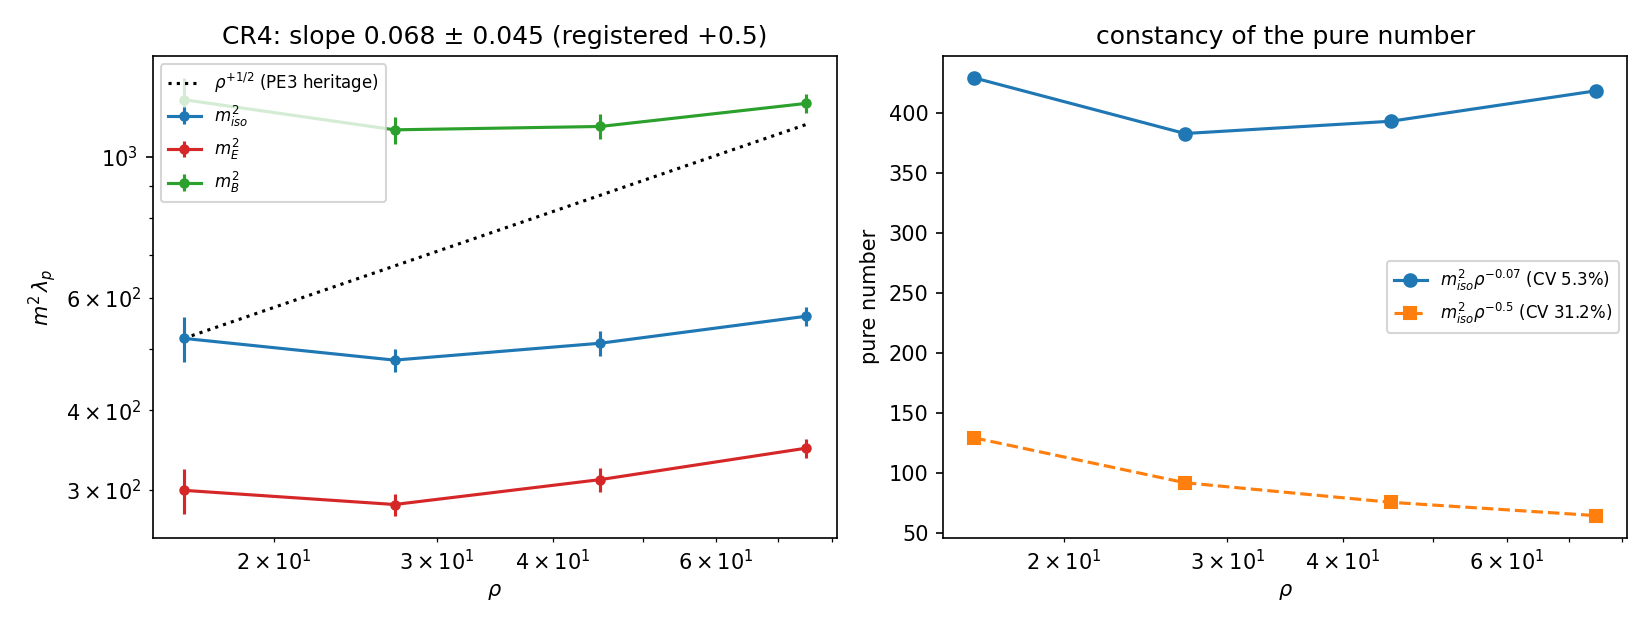

This chart was generated by the following Python code:
"""CR4 -- the pure constant of the vector mass m_A on the causal substrate:
does the PE3 heritage (m_A ~ sqrt(rho)) survive?

Pre-registered (CROSS_RELATIONS_II.md). On the SAME sprinklings as CR3
(crii_core seed formula): links = covering relations (C1 protocol),
plaquettes = minimal causal diamonds (W2 protocol), both bulk-filtered.

  C2^{mu nu} = (1/2 V_in) sum_links dtau e^mu e^nu     (C2_t = C2^00, C2_x = mean C2^ii)
  Pi_E = (1/V_in) sum_plaq sum_i (Om^{0i})^2 ;  Pi_B with spatial pairs
  m2_E = 4 C2_x/(lam_p Pi_E/3) ; m2_B = 4 C2_x/(lam_p Pi_B/3)
  m2_iso = 4 (C2_t + 3 C2_x)/(lam_p (Pi_E + Pi_B))          [lam_p = 1 declared]

O(1) convention factors declared; the recorded content is (a) the exponent,
(b) the constancy of the pure number across the sweep, (c) the E/B split
(cross-referenced to LIV_VECTOR: regulator artifact, reported not hidden).

REGISTERED HYPOTHESIS: natural causal units have one scale rho^{1/4}, so the
honest translation of PE3 (3D proxy, m_A ~ sqrt(rho_3D)) is s_m = +1/2 in
m2_iso * lam_p ~ rho^{s_m}. Pure-number candidate P = m2_iso * lam_p * rho^{-1/2}
(first measurement, no predicted value -- reported like CR1b's b).

KILL CRITERIA (pre-registered, from CROSS_RELATIONS_II.md):
  - heritage dies if |s_m - 0.5| > 3 sigma of the fit -> report as death of
    the inherited entry; record the measured exponent + its pure constant.
  - table entry closes ONLY if some m2 * lam_p * rho^{-s} (s measured) is
    constant across the sweep with CV < 20%; otherwise verdict "not constant".
  - regulator check: one density (rho=45) re-measured in the smaller box
    (E=2.56); |m2_small/m2_main - 1| > 0.2 -> report as IR-regulated (same
    status as CR3's H^2), not hidden.
"""

from __future__ import annotations

import json
from datetime import datetime, timezone
from pathlib import Path

import matplotlib

matplotlib.use("Agg")
import matplotlib.pyplot as plt
import numpy as np

import crii_core as core

HERE = Path(__file__).resolve().parent
LAMBDA_P = 1.0   # declared (free weight, = the DEV's free K -- W4)
S_REGISTERED = 0.5


def measure(pts, bounds):
    C2, n_links = core.link_second_moment(pts, bounds)
    pe, pb, n_plaq = core.plaquette_moments(pts, bounds)
    c2_t = float(C2[0, 0])
    c2_x = float(np.mean([C2[1, 1], C2[2, 2], C2[3, 3]]))
    m2_E = 4.0 * c2_x / (LAMBDA_P * pe / 3.0) if pe > 0 else np.nan
    m2_B = 4.0 * c2_x / (LAMBDA_P * pb / 3.0) if pb > 0 else np.nan
    m2_iso = 4.0 * (c2_t + 3.0 * c2_x) / (LAMBDA_P * (pe + pb)) if pe + pb > 0 else np.nan
    return {"C2_t": c2_t, "C2_x": c2_x, "Pi_E": pe, "Pi_B": pb,
            "n_links_bulk": n_links, "n_plaq_bulk": n_plaq,
            "m2_E": m2_E, "m2_B": m2_B, "m2_iso": m2_iso,
            "EB_split_PiE_over_PiB": pe / pb if pb > 0 else np.nan}


def stats(vals):
    v = np.asarray(vals, float)
    return {"mean": float(np.mean(v)),
            "sem": float(np.std(v, ddof=1) / np.sqrt(len(v)))}


def main():
    rows = []
    m2_iso_seed = np.zeros((core.N_SEEDS, len(core.RHOS)))
    m2_E_seed = np.zeros_like(m2_iso_seed)
    m2_B_seed = np.zeros_like(m2_iso_seed)
    for k, rho in enumerate(core.RHOS):
        per_seed = []
        for s in range(core.N_SEEDS):
            pts, bounds = core.sprinkling(k, s)
            r = measure(pts, bounds)
            per_seed.append(r)
            m2_iso_seed[s, k] = r["m2_iso"]
            m2_E_seed[s, k] = r["m2_E"]
            m2_B_seed[s, k] = r["m2_B"]
            print(f"rho={rho:5.0f} seed={s}  N={len(pts):5d}  "
                  f"links={r['n_links_bulk']:6d} plaq={r['n_plaq_bulk']:5d}  "
                  f"m2_iso={r['m2_iso']:.4g}  E/B={r['EB_split_PiE_over_PiB']:.3f}",
                  flush=True)
        rows.append({"rho": rho,
                     "m2_iso": stats([r["m2_iso"] for r in per_seed]),
                     "m2_E": stats([r["m2_E"] for r in per_seed]),
                     "m2_B": stats([r["m2_B"] for r in per_seed]),
                     "EB_split": stats([r["EB_split_PiE_over_PiB"] for r in per_seed]),
                     "C2_t": stats([r["C2_t"] for r in per_seed]),
                     "C2_x": stats([r["C2_x"] for r in per_seed]),
                     "Pi_E": stats([r["Pi_E"] for r in per_seed]),
                     "Pi_B": stats([r["Pi_B"] for r in per_seed])})

    # exponent: per-seed log-log fit of m2_iso vs rho
    lr = np.log(np.asarray(core.RHOS))
    s_fits = [np.polyfit(lr, np.log(m2_iso_seed[s]), 1)[0]
              for s in range(core.N_SEEDS)]
    s_mean = float(np.mean(s_fits))
    s_sem = float(np.std(s_fits, ddof=1) / np.sqrt(len(s_fits)))
    heritage_dead = abs(s_mean - S_REGISTERED) > 3.0 * s_sem

    # pure-number constancy across the sweep (CV), registered s and measured s
    def cv_pure(m2_seed, s_exp):
        p = m2_seed.mean(axis=0) * np.asarray(core.RHOS) ** (-s_exp)
        return {"values": [float(x) for x in p],
                "mean": float(np.mean(p)),
                "cv": float(np.std(p, ddof=1) / np.mean(p))}

    pure = {
        "iso_s_registered_0.5": cv_pure(m2_iso_seed, S_REGISTERED),
        "iso_s_measured": cv_pure(m2_iso_seed, s_mean),
        "E_s_measured": cv_pure(m2_E_seed, s_mean),
        "B_s_measured": cv_pure(m2_B_seed, s_mean),
    }
    table_closes = pure["iso_s_measured"]["cv"] < 0.20

    # regulator check: rho=45 in the smaller box, same seeds
    k45 = core.RHOS.index(45.0)
    chk = []
    for s in range(core.N_SEEDS):
        pts, bounds = core.sprinkling(k45, s, extent=core.EXTENT_CHK,
                                      seed_base=core.SEED_BASE_CHK)
        chk.append(measure(pts, bounds)["m2_iso"])
    chk_stats = stats(chk)
    ratio_box = chk_stats["mean"] / rows[k45]["m2_iso"]["mean"]
    ir_regulated = abs(ratio_box - 1.0) > 0.20

    payload = {
        "rows": rows,
        "exponent_s": {"measured": s_mean, "sem": s_sem,
                       "registered_PE3_heritage": S_REGISTERED,
                       "per_seed": [float(x) for x in s_fits],
                       "heritage_dead": bool(heritage_dead)},
        "pure_numbers": pure,
        "table_closes_cv_lt_20pct": bool(table_closes),
        "box_check": {"rho": 45.0, "extent_small": core.EXTENT_CHK,
                      "m2_iso_small": chk_stats,
                      "m2_iso_main": rows[k45]["m2_iso"],
                      "ratio_small_over_main": float(ratio_box),
                      "ir_regulated": bool(ir_regulated)},
        "lambda_p_declared": LAMBDA_P,
        "_meta": {"timestamp": datetime.now(timezone.utc).isoformat(),
                  "numpy": np.__version__, "n_seeds": core.N_SEEDS,
                  "extent": core.EXTENT, "margin_frac": core.MARGIN_FRAC,
                  "seed_base": core.SEED_BASE},
    }
    (HERE / "CR4_ma_constant_data.json").write_text(json.dumps(payload, indent=2))

    fig, (ax1, ax2) = plt.subplots(1, 2, figsize=(11, 4.2))
    rr = np.asarray(core.RHOS)
    for arr, lab, c in [(m2_iso_seed, "iso", "tab:blue"),
                        (m2_E_seed, "E", "tab:red"),
                        (m2_B_seed, "B", "tab:green")]:
        m = arr.mean(axis=0)
        e = arr.std(axis=0, ddof=1) / np.sqrt(core.N_SEEDS)
        ax1.errorbar(rr, m, yerr=e, fmt="o-", color=c, ms=4, label=f"$m^2_{{{lab}}}$")
    ax1.plot(rr, m2_iso_seed.mean(axis=0)[0] * (rr / rr[0]) ** 0.5, "k:",
             label=r"$\rho^{+1/2}$ (PE3 heritage)")
    ax1.set_xscale("log"); ax1.set_yscale("log")
    ax1.set_xlabel(r"$\rho$"); ax1.set_ylabel(r"$m^2\,\lambda_p$")
    ax1.set_title(f"CR4: slope {s_mean:.3f} ± {s_sem:.3f} (registered +0.5)")
    ax1.legend(fontsize=8)

    p = pure["iso_s_measured"]["values"]
    ax2.plot(rr, p, "o-", color="tab:blue",
             label=rf"$m^2_{{iso}}\rho^{{-{s_mean:.2f}}}$ (CV {pure['iso_s_measured']['cv']:.1%})")
    p05 = pure["iso_s_registered_0.5"]["values"]
    ax2.plot(rr, p05, "s--", color="tab:orange",
             label=rf"$m^2_{{iso}}\rho^{{-0.5}}$ (CV {pure['iso_s_registered_0.5']['cv']:.1%})")
    ax2.set_xscale("log")
    ax2.set_xlabel(r"$\rho$"); ax2.set_ylabel("pure number")
    ax2.set_title("constancy of the pure number"); ax2.legend(fontsize=8)
    fig.tight_layout()
    fig.savefig(HERE / "CR4_ma_constant.png", dpi=150)

    print(json.dumps({"exponent_s": s_mean, "sem": s_sem,
                      "heritage_dead": bool(heritage_dead),
                      "cv_measured_s": pure["iso_s_measured"]["cv"],
                      "box_ratio": float(ratio_box),
                      "ir_regulated": bool(ir_regulated)}, indent=2))


if __name__ == "__main__":
    main()
